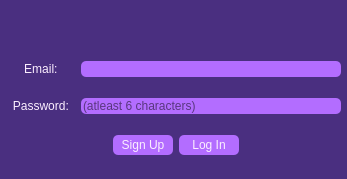
<?xml version="1.0" encoding="UTF-8"?>
<ui version="4.0">
 <class>LoginDialog</class>
 <widget class="QDialog" name="LoginDialog">
  <property name="geometry">
   <rect>
    <x>0</x>
    <y>0</y>
    <width>347</width>
    <height>179</height>
   </rect>
  </property>
  <property name="windowTitle">
   <string>Dialog</string>
  </property>
  <property name="styleSheet">
   <string notr="true">border-radius: 5px;
background-color: #4A2F80;</string>
  </property>
  <widget class="QWidget" name="layoutWidget">
   <property name="geometry">
    <rect>
     <x>10</x>
     <y>10</y>
     <width>331</width>
     <height>161</height>
    </rect>
   </property>
   <layout class="QVBoxLayout" name="verticalLayout">
    <item>
     <widget class="QLabel" name="errorLabel">
      <property name="sizePolicy">
       <sizepolicy hsizetype="Preferred" vsizetype="Preferred">
        <horstretch>0</horstretch>
        <verstretch>0</verstretch>
       </sizepolicy>
      </property>
      <property name="maximumSize">
       <size>
        <width>16777215</width>
        <height>15</height>
       </size>
      </property>
      <property name="styleSheet">
       <string notr="true">color: rgb(252, 239, 255);</string>
      </property>
      <property name="text">
       <string/>
      </property>
      <property name="alignment">
       <set>Qt::AlignCenter</set>
      </property>
     </widget>
    </item>
    <item>
     <layout class="QHBoxLayout" name="horizontalLayout">
      <item>
       <widget class="QLabel" name="label">
        <property name="sizePolicy">
         <sizepolicy hsizetype="Preferred" vsizetype="Preferred">
          <horstretch>1</horstretch>
          <verstretch>3</verstretch>
         </sizepolicy>
        </property>
        <property name="styleSheet">
         <string notr="true">
color: rgb(252, 239, 255);</string>
        </property>
        <property name="text">
         <string>Email: </string>
        </property>
        <property name="alignment">
         <set>Qt::AlignCenter</set>
        </property>
       </widget>
      </item>
      <item>
       <widget class="QLineEdit" name="userLbl">
        <property name="sizePolicy">
         <sizepolicy hsizetype="Expanding" vsizetype="Fixed">
          <horstretch>4</horstretch>
          <verstretch>3</verstretch>
         </sizepolicy>
        </property>
        <property name="styleSheet">
         <string notr="true">background-color: #B36DFF;
    border-radius: 5px;</string>
        </property>
       </widget>
      </item>
     </layout>
    </item>
    <item>
     <layout class="QHBoxLayout" name="horizontalLayout_2">
      <item>
       <widget class="QLabel" name="label_2">
        <property name="sizePolicy">
         <sizepolicy hsizetype="Preferred" vsizetype="Preferred">
          <horstretch>1</horstretch>
          <verstretch>0</verstretch>
         </sizepolicy>
        </property>
        <property name="font">
         <font>
          <family>Segoe UI</family>
         </font>
        </property>
        <property name="styleSheet">
         <string notr="true">color: rgb(252, 239, 255);</string>
        </property>
        <property name="frameShadow">
         <enum>QFrame::Plain</enum>
        </property>
        <property name="text">
         <string>Password: </string>
        </property>
        <property name="alignment">
         <set>Qt::AlignCenter</set>
        </property>
       </widget>
      </item>
      <item>
       <widget class="QLineEdit" name="pswdLbl">
        <property name="sizePolicy">
         <sizepolicy hsizetype="Expanding" vsizetype="Fixed">
          <horstretch>4</horstretch>
          <verstretch>0</verstretch>
         </sizepolicy>
        </property>
        <property name="styleSheet">
         <string notr="true">background-color: #B36DFF;
    border-radius: 5px;</string>
        </property>
        <property name="inputMask">
         <string/>
        </property>
        <property name="frame">
         <bool>true</bool>
        </property>
        <property name="echoMode">
         <enum>QLineEdit::Password</enum>
        </property>
        <property name="placeholderText">
         <string>(atleast 6 characters)</string>
        </property>
       </widget>
      </item>
     </layout>
    </item>
    <item>
     <layout class="QHBoxLayout" name="horizontalLayout_3">
      <item>
       <spacer name="horizontalSpacer">
        <property name="orientation">
         <enum>Qt::Horizontal</enum>
        </property>
        <property name="sizeHint" stdset="0">
         <size>
          <width>40</width>
          <height>20</height>
         </size>
        </property>
       </spacer>
      </item>
      <item>
       <widget class="QPushButton" name="signUpButton">
        <property name="minimumSize">
         <size>
          <width>60</width>
          <height>20</height>
         </size>
        </property>
        <property name="styleSheet">
         <string notr="true">    background-color: #B36DFF;
    border-radius: 5px;
	color: rgb(252, 239, 255);</string>
        </property>
        <property name="text">
         <string>Sign Up</string>
        </property>
       </widget>
      </item>
      <item>
       <widget class="QPushButton" name="loginButton">
        <property name="sizePolicy">
         <sizepolicy hsizetype="Fixed" vsizetype="Fixed">
          <horstretch>0</horstretch>
          <verstretch>0</verstretch>
         </sizepolicy>
        </property>
        <property name="minimumSize">
         <size>
          <width>60</width>
          <height>20</height>
         </size>
        </property>
        <property name="styleSheet">
         <string notr="true">    background-color: #B36DFF;
    border-radius: 5px;
	color: rgb(252, 239, 255);</string>
        </property>
        <property name="text">
         <string>Log In</string>
        </property>
       </widget>
      </item>
      <item>
       <spacer name="horizontalSpacer_2">
        <property name="orientation">
         <enum>Qt::Horizontal</enum>
        </property>
        <property name="sizeHint" stdset="0">
         <size>
          <width>40</width>
          <height>20</height>
         </size>
        </property>
       </spacer>
      </item>
     </layout>
    </item>
   </layout>
  </widget>
 </widget>
 <resources/>
 <connections/>
</ui>
